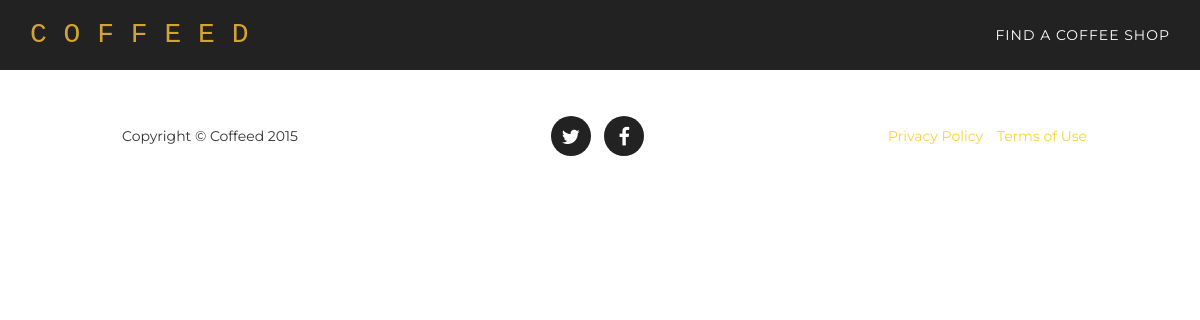
/location/, run on an earlier commit of the app's database.
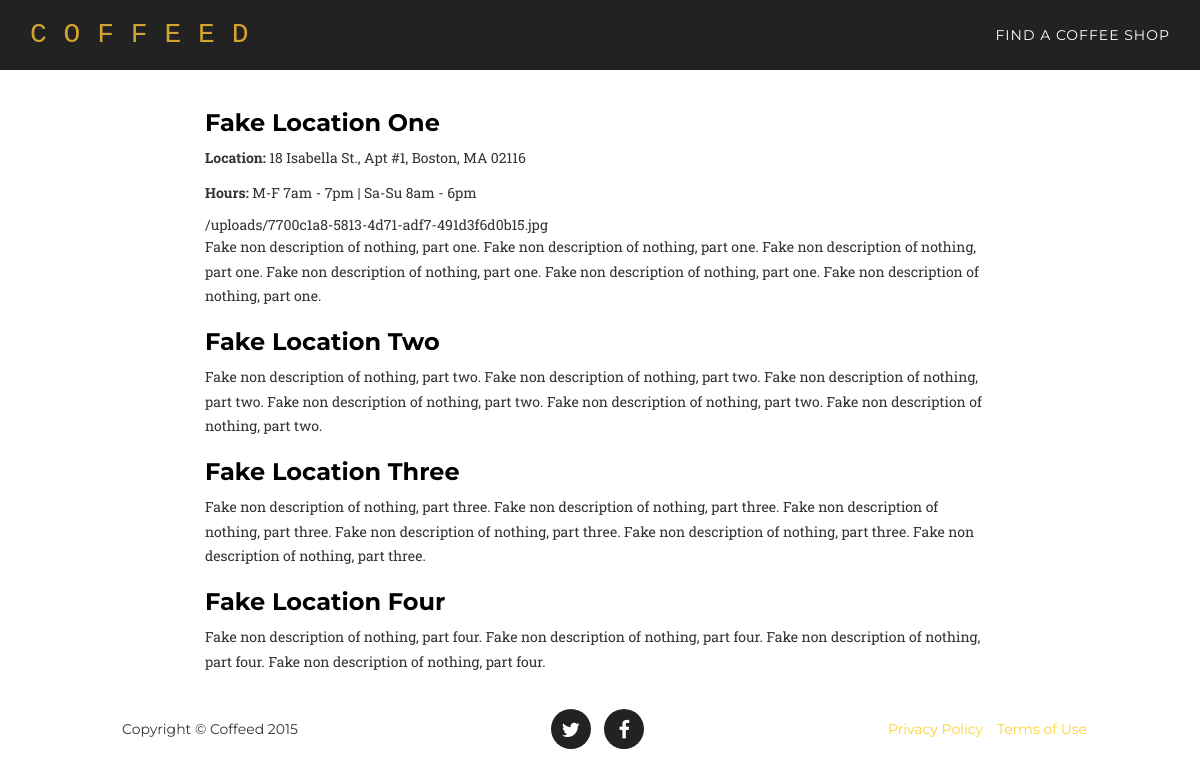
And on a later commit of the database.
### core/models.py (models this page shows, shortened)
class Location(models.Model):
	title = models.CharField(max_length=300)
	description = models.TextField(null=True, blank=True)
	address = models.TextField(null=True, blank=True)
	hours = models.TextField(null=True, blank=True)
	image_file = models.ImageField(upload_to=upload_to_location, null=True, blank=True)
	created_at = models.DateTimeField(auto_now_add=True)
	def get_absolute_url (self):
		return reverse(viewname="location_list", args=[self.id])

### core/views.py (the view)
# urls.py: url(r'location/$', coreviews.LocationListView.as_view()),
class LocationListView(ListView):
	model = coremodels.Location
	template_name = 'location/list.html'

### templates/location/list.html
{%  extends "base/theme.html" %}
{%  block main_content %}
<div class="row main-content">
    <div class="col-md-2"></div>
    <div class="col-md-8">
    {%  for location in object_list %}
        <div class="">
            <h3><a href= "{{ location.get_absolute_url }}">{{ location.title }}</a></h3>
            {% if location.address %} <p><b>Location: </b>{{ location.address }}</p> {%  endif %}
            {% if location.hours %} <p><b>Hours: </b>{{ location.hours }}</p> {% endif %}
            {% if location.image_file %} {{ location.image_file.url }} {% endif %}
            <p>{{ location.description }}</p>
        </div>
    {%  endfor %}
    </div>
    <div class="col-md-2"></div>
</div>
{% endblock %}

### templates/base/theme.html (shortened to what this page needs)
{% extends "base/index.html" %}
{% block navigation %}
    <li>
        <a class="page-scroll" href="/location">Find a Coffee Shop</a>
    </li>
{% endblock %}

### templates/base/index.html (shortened to what this page needs)
{% load static %}
<!DOCTYPE html>
<html lang="en">
<head>
    <link href="{% get_static_prefix %}css/bootstrap.min.css" rel="stylesheet">
    <link href="{% get_static_prefix %}css/agency.css" rel="stylesheet">
    <link href="{% get_static_prefix %}font-awesome/css/font-awesome.min.css" rel="stylesheet" type="text/css">
</head>
<body id="page-top" class="index">
    <nav class="navbar navbar-default navbar-fixed-top">
        <div class="container">
            <div class="navbar-header page-scroll">
                <a class="navbar-brand page-scroll" href="/">C O F F E E D</a>
            </div>
            <div class="collapse navbar-collapse" id="bs-example-navbar-collapse-1">
                <ul class="nav navbar-nav navbar-right">
                    {% block navigation %}{% endblock %}
                </ul>
            </div>
        </div>
    </nav>
    {% block main_content %}{% endblock %}
    <footer>
        <div class="container">
            <div class="row">
                <div class="col-md-4">
                    <span class="copyright">Copyright &copy; Coffeed 2015</span>
                </div>
                <div class="col-md-4">
                    <ul class="list-inline social-buttons">
                        <li><a href="https://twitter.com/getcoffeed"><i class="fa fa-twitter"></i></a>
                        </li>
                        <li><a href="https://www.facebook.com/getcoffeed"><i class="fa fa-facebook"></i></a>
                        </li>
                    </ul>
                </div>
                <div class="col-md-4">
                    <ul class="list-inline quicklinks">
                        <li><a href="#">Privacy Policy</a>
                        </li>
                        <li><a href="#">Terms of Use</a>
                        </li>
                    </ul>
                </div>
            </div>
        </div>
    </footer>
</body>
</html>

### static/css/agency.css (style rules this page uses)
body { overflow-x: hidden; font-family: "Roboto Slab","Helvetica Neue",Helvetica,Arial,sans-serif; }
p { font-size: 14px; line-height: 1.75; }
a, a:hover, a:focus, a:active, a.active { outline: 0; }
a { color: #fed136; }
h1, h2, h3, h4, h5, h6 { text-transform: uppercase; font-family: Montserrat,"Helvetica Neue",Helvetica,Arial,sans-serif; font-weight: 700; }
.navbar-default { border-color: transparent; background-color: #222; }
.navbar-default .navbar-brand { font-family: "Kaushan Script","Helvetica Neue",Helvetica,Arial,cursive; color: #fed136; }
.navbar-default .navbar-collapse { border-color: rgba(255,255,255,.02); }
.navbar-default .nav li a { text-transform: uppercase; font-family: Montserrat,"Helvetica Neue",Helvetica,Arial,sans-serif; font-weight: 400; letter-spacing: 1px; color: #fff; }
@media (min-width:768px) { .navbar-default { padding: 10px 0; border: 0; background-color: #222; -webkit-transition: padding .3s; -moz-transition: padding .3s; transition: padding .3s; } }
@media (min-width:768px) { .navbar-default .navbar-brand { font-size: 2em; -webkit-transition: all .3s; -moz-transition: all .3s; transition: all .3s; } }
footer { padding: 25px 0; text-align: center; }
footer span.copyright { text-transform: uppercase; text-transform: none; font-family: Montserrat,"Helvetica Neue",Helvetica,Arial,sans-serif; line-height: 40px; }
footer ul.quicklinks { margin-bottom: 0; text-transform: uppercase; text-transform: none; font-family: Montserrat,"Helvetica Neue",Helvetica,Arial,sans-serif; line-height: 40px; }
ul.social-buttons { margin-bottom: 0; }
ul.social-buttons li a { display: block; width: 40px; height: 40px; border-radius: 100%; font-size: 20px; line-height: 40px; outline: 0; color: #fff; background-color: #222; -webkit-transition: all .3s; -moz-transition: all .3s; transition: all .3s; }
body { webkit-tap-highlight-color: #fed136; }
.navbar-default .navbar-brand { font-family: "Lucida Console", Monaco, monospace; color: #d4a432; }
.main-content { padding-top: 90px; }
h3 a { color:#000; text-transform: none; }

What changed in the data, as far as the page shows it:
added Location: title "Fake Location One", address "18 Isabella St., Apt #1, Boston, MA 02116", hours "M-F 7am - 7pm | Sa-Su 8am - 6pm", image_file "/uploads/7700c1a8-5813-4d71-adf7-491d3f6d0b15.jpg", description "Fake non description of nothing, part one. Fake non description of nothing, part one. Fake non description of nothing, part one. Fake non description of nothing, part one. Fake non description of nothing, part one. Fake non description of nothing, part one."
added Location: title "Fake Location Two", description "Fake non description of nothing, part two. Fake non description of nothing, part two. Fake non description of nothing, part two. Fake non description of nothing, part two. Fake non description of nothing, part two. Fake non description of nothing, part two."
added Location: title "Fake Location Three", description "Fake non description of nothing, part three. Fake non description of nothing, part three. Fake non description of nothing, part three. Fake non description of nothing, part three. Fake non description of nothing, part three. Fake non description of nothing, part three."
added Location: title "Fake Location Four", description "Fake non description of nothing, part four. Fake non description of nothing, part four. Fake non description of nothing, part four. Fake non description of nothing, part four."
